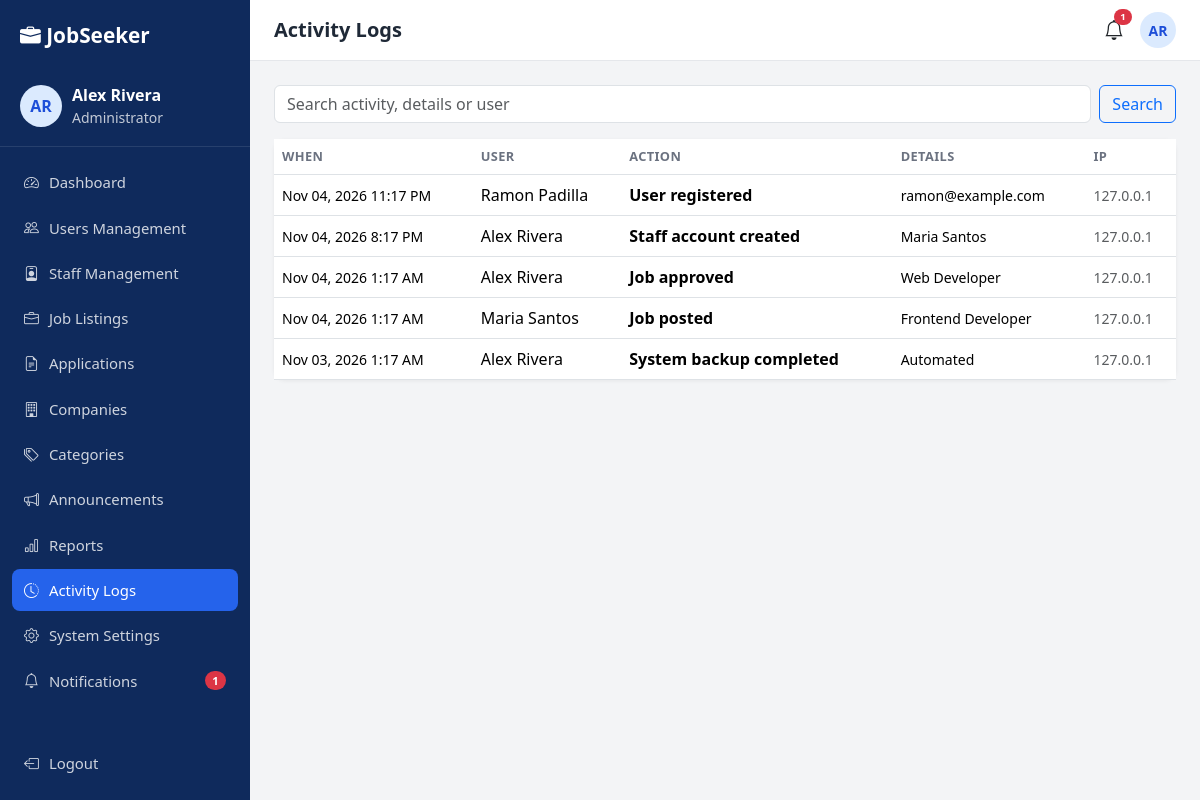
Screenshot of /admin/logs.php (signed in) with the database file from the repository.
### tables this page shows
CREATE TABLE user_profiles (
  id INT AUTO_INCREMENT PRIMARY KEY,
  user_id INT NOT NULL UNIQUE,
  phone VARCHAR(30), location VARCHAR(100), headline VARCHAR(150), skills VARCHAR(255), bio TEXT,
  profile_picture VARCHAR(255), resume VARCHAR(255),
  created_at TIMESTAMP DEFAULT CURRENT_TIMESTAMP,
  updated_at TIMESTAMP DEFAULT CURRENT_TIMESTAMP ON UPDATE CURRENT_TIMESTAMP,
  FOREIGN KEY (user_id) REFERENCES users(id) ON DELETE CASCADE
);

CREATE TABLE users (
  id INT AUTO_INCREMENT PRIMARY KEY,
  full_name VARCHAR(120) NOT NULL,
  username VARCHAR(50) NOT NULL UNIQUE,
  email VARCHAR(150) NOT NULL UNIQUE,
  password VARCHAR(255) NOT NULL,
  role ENUM('seeker','staff','admin') NOT NULL DEFAULT 'seeker',
  status ENUM('active','inactive') NOT NULL DEFAULT 'active',
  failed_attempts TINYINT NOT NULL DEFAULT 0,
  locked_until DATETIME NULL,
  last_login DATETIME NULL,
  created_at TIMESTAMP DEFAULT CURRENT_TIMESTAMP,
  updated_at TIMESTAMP DEFAULT CURRENT_TIMESTAMP ON UPDATE CURRENT_TIMESTAMP,
  INDEX idx_role (role), INDEX idx_status (status)
);

CREATE TABLE activity_logs (
  id INT AUTO_INCREMENT PRIMARY KEY,
  user_id INT NULL, action VARCHAR(100) NOT NULL, details VARCHAR(255), ip_address VARCHAR(45),
  created_at TIMESTAMP DEFAULT CURRENT_TIMESTAMP,
  INDEX idx_created (created_at),
  FOREIGN KEY (user_id) REFERENCES users(id) ON DELETE SET NULL
);

### includes/auth.php (called while the page is built, shortened)
<?php
require_once __DIR__ . '/functions.php';
function user() {
    static $u = null;
    if ($u === null && !empty($_SESSION['uid']))
        $u = row('SELECT u.*, p.profile_picture FROM users u LEFT JOIN user_profiles p ON p.user_id=u.id WHERE u.id=?', [$_SESSION['uid']]) ?: false;
    return $u ?: null;
}
function require_role(...$roles) {
    $u = user();
    return $u;
}
function unread_count() { return (int)val('SELECT COUNT(*) FROM notifications WHERE user_id=? AND is_read=0', [$_SESSION['uid'] ?? 0]); }

### admin/logs.php (the view, shortened to what this page needs)
<?php
require_once __DIR__ . '/../includes/auth.php';
$u = require_role('admin'); $layout = 'dash'; $pageTitle = 'Activity Logs';
$qv = trim($_GET['q'] ?? ''); $w = '1=1'; $p = [];
$per = 15; $page = page_no();
$logs = rows("SELECT l.*, u.full_name FROM activity_logs l LEFT JOIN users u ON u.id=l.user_id WHERE $w ORDER BY l.created_at DESC, l.id DESC LIMIT $per OFFSET " . (($page - 1) * $per), $p);
include ROOT_PATH . '/includes/header.php';
?>
<form class="d-flex gap-2 mb-3"><input name="q" class="form-control" placeholder="Search activity, details or user" value="<?= e($qv) ?>"><button class="btn btn-outline-primary">Search</button></form>
<div class="card"><div class="table-responsive"><table class="table align-middle mb-0"><thead><tr><th>When</th><th>User</th><th>Action</th><th>Details</th><th>IP</th></tr></thead><tbody>
<?php foreach ($logs as $l): ?><tr><td class="small text-nowrap"><?= date('M d, Y g:i A', strtotime($l['created_at'])) ?></td><td><?= e($l['full_name'] ?? 'Guest') ?></td><td class="fw-semibold"><?= e($l['action']) ?></td><td class="small"><?= e($l['details']) ?></td><td class="small text-muted"><?= e($l['ip_address']) ?></td></tr>
<?php endforeach; if (!$logs) echo '<tr><td colspan="5" class="text-center text-muted py-4">No activity found.</td></tr>'; ?></tbody></table></div></div>
<?php include ROOT_PATH . '/includes/footer.php'; ?>

### includes/sidebar.php (shortened to what this page needs)
<?php
$self = basename($_SERVER['SCRIPT_NAME']);
$su = user();
$menus = [
 'seeker' => [['dashboard.php','speedometer2','Dashboard'],['browse-jobs.php','search','Find Jobs'],['my-applications.php','file-earmark-text','My Applications'],['profile.php','person','Profile'],['saved-jobs.php','heart','Saved Jobs'],['notifications.php','bell','Notifications']],
 'staff'  => [['dashboard.php','speedometer2','Dashboard'],['jobs.php','briefcase','Job Listings'],['add-job.php','plus-circle','Post New Job'],['applications.php','people','Applications'],['interviews.php','calendar-event','Interview Schedule'],['announcements.php','megaphone','Announcements'],['reports.php','bar-chart','Reports'],['../notifications.php','bell','Notifications']],
 'admin'  => [['dashboard.php','speedometer2','Dashboard'],['users.php','people','Users Management'],['staff.php','person-badge','Staff Management'],['jobs.php','briefcase','Job Listings'],['applications.php','file-earmark-text','Applications'],['companies.php','building','Companies'],['categories.php','tags','Categories'],['announcements.php','megaphone','Announcements'],['reports.php','bar-chart','Reports'],['logs.php','clock-history','Activity Logs'],['settings.php','gear','System Settings'],['../notifications.php','bell','Notifications']],
];
$role = $su['role'];
$base = url($role . '/');
$roleLabel = ['seeker' => 'Job Seeker', 'staff' => 'Staff', 'admin' => 'Administrator'][$role];
$unread = unread_count();
?>
<div class="dash-wrap">
  <aside class="sidebar" id="sidebar">
    <a href="<?= url('index.php') ?>" class="side-brand"><i class="bi bi-briefcase-fill"></i> JobSeeker</a>
    <div class="side-user">
      <?= avatar($su, 42) ?>
      <div class="min-w-0"><div class="fw-semibold text-truncate"><?= e($su['full_name']) ?></div><div class="small opacity-75"><?= $roleLabel ?></div></div>
    </div>
    <nav class="side-nav">
      <?php foreach ($menus[$role] as [$mf, $mi, $ml]):
        $active = ($self === basename($mf)) || ($self === 'edit-job.php' && $mf === 'jobs.php'); ?>
        <a href="<?= $base . $mf ?>" class="<?= $active ? 'active' : '' ?>"><i class="bi bi-<?= $mi ?>"></i> <?= $ml ?>
          <?php if ($mf === '../notifications.php' || $mf === 'notifications.php'): ?><span class="badge bg-danger rounded-pill ms-auto js-notif-badge" <?= $unread ? '' : 'hidden' ?>><?= $unread ?></span><?php endif; ?></a>
      <?php endforeach; ?>
    </nav>
    <a href="<?= url('logout.php') ?>" class="side-logout"><i class="bi bi-box-arrow-left"></i> Logout</a>
  </aside>
  <div class="dash-main">
    <header class="topbar">
      <h5 class="mb-0 fw-semibold"><?= e($pageTitle ?? 'Dashboard') ?></h5>
      <div class="ms-auto d-flex align-items-center gap-3">
        <a href="<?= url($role === 'seeker' ? 'seeker/notifications.php' : 'notifications.php') ?>" class="position-relative text-dark fs-5"><i class="bi bi-bell"></i>
          <span class="badge bg-danger rounded-pill notif-dot js-notif-badge" <?= $unread ? '' : 'hidden' ?>><?= $unread ?></span></a>
        <?= avatar($su, 36) ?>
      </div>
    </header>
    <main class="dash-content">

### includes/functions.php (shortened to what this page needs)
<?php
require_once __DIR__ . '/../config/config.php';
function e($v) { return htmlspecialchars((string)$v, ENT_QUOTES, 'UTF-8'); }
function url($p = '') { return BASE_URL . '/' . ltrim($p, '/'); }
function q($sql, $p = []) { global $pdo; $s = $pdo->prepare($sql); $s->execute($p); return $s; }
function row($sql, $p = []) { return q($sql, $p)->fetch(); }
function rows($sql, $p = []) { return q($sql, $p)->fetchAll(); }
function val($sql, $p = []) { return q($sql, $p)->fetchColumn(); }
function initials($n) { $p = preg_split('/\s+/', trim($n)); return strtoupper(substr($p[0], 0, 1) . (isset($p[1]) ? substr($p[1], 0, 1) : '')); }
function avatar($u, $size = 40) {
    return '<span class="avatar avatar-i" style="width:' . $size . 'px;height:' . $size . 'px;font-size:' . round($size / 2.6) . 'px">' . e(initials($u['full_name'])) . '</span>';
}
function page_no() { return max(1, (int)($_GET['page'] ?? 1)); }
    ob_start(); ?>

### assets/css/style.css (style rules this page uses)
:root { --primary:#2563EB;--primary-dark:#1d4ed8;--navy:#0f2a5c;--navy2:#143570;--success:#10B981;--warning:#F59E0B;--danger:#EF4444;--gray:#6B7280;--bg:#F3F4F6 }
body { font-family:'Segoe UI',system-ui,-apple-system,Roboto,sans-serif;background:#fff;color:#1f2937 }
.layout-dash { background:var(--bg) }
.min-w-0 { min-width:0 }
.dash-wrap { display:flex;min-height:100vh }
.sidebar { width:250px;background:var(--navy);color:#fff;display:flex;flex-direction:column;position:fixed;top:0;bottom:0;left:0;z-index:1040;transition:transform .25s }
.side-brand { color:#fff;text-decoration:none;font-weight:800;font-size:1.3rem;padding:20px }
.side-user { display:flex;gap:10px;align-items:center;padding:12px 20px 18px;border-bottom:1px solid rgba(255,255,255,.1) }
.side-nav { padding:14px 12px;flex:1;overflow-y:auto }
.side-nav a,.side-logout { display:flex;align-items:center;gap:10px;color:rgba(255,255,255,.8);text-decoration:none;padding:10px 12px;border-radius:8px;margin-bottom:3px;font-size:.93rem }
.side-nav a.active { background:var(--primary);color:#fff }
.side-logout { margin:0 12px 16px }
.dash-main { flex:1;margin-left:250px;min-width:0 }
.topbar { background:#fff;display:flex;align-items:center;gap:12px;padding:12px 24px;position:sticky;top:0;z-index:1020;border-bottom:1px solid #e5e7eb }
.dash-content { padding:24px }
.notif-dot { position:absolute;top:-6px;right:-8px;font-size:.6rem }
.avatar { border-radius:50%;object-fit:cover }
.avatar-i { display:inline-flex;align-items:center;justify-content:center;background:#dbeafe;color:var(--primary-dark);font-weight:700;flex-shrink:0 }
.card { border:0;border-radius:12px;box-shadow:0 1px 4px rgba(0,0,0,.06) }
.table thead th { font-size:.8rem;text-transform:uppercase;letter-spacing:.03em;color:var(--gray);border-bottom-width:1px }

### rows the page displays
user_profiles: user.full_name "AR AR", user.full_name "Alex Rivera", user.role "Administrator"
activity_logs: created_at "Nov 04, 2026 11:17 PM", user.full_name "Ramon Padilla", action "User registered", details "ramon@example.com", ip_address "127.0.0.1"
activity_logs: created_at "Nov 04, 2026 8:17 PM", user.full_name "Alex Rivera", action "Staff account created", details "Maria Santos", ip_address "127.0.0.1"
activity_logs: created_at "Nov 04, 2026 1:17 AM", user.full_name "Alex Rivera", action "Job approved", details "Web Developer", ip_address "127.0.0.1"
activity_logs: created_at "Nov 04, 2026 1:17 AM", user.full_name "Maria Santos", action "Job posted", details "Frontend Developer", ip_address "127.0.0.1"
activity_logs: created_at "Nov 03, 2026 1:17 AM", user.full_name "Alex Rivera", action "System backup completed", details "Automated", ip_address "127.0.0.1"

### other values shown
$ml "Dashboard"
$ml "Users Management"
$ml "Staff Management"
$ml "Job Listings"
$ml "Applications"
$ml "Companies"
$ml "Categories"
$ml "Announcements"
$ml "Reports"
$ml "Activity Logs"
$ml "System Settings"
$ml "Notifications"
$unread "1"
$pageTitle "Activity Logs"
